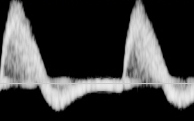
%> input picture DS-ML/SoundlessHonkingSystem-projects/USG1/a1.jpg, 194 x 121 px
$ octave Feature_test.m   (GNU Octave 9; MATLAB toolbox functions it lacks are replaced by stand-ins)
%> lines starting %> are read from the running program, lines starting %| are printed output that depends on the picture; in (x1, y1, x2, y2) boxes, pixels count from 0 and x2, y2 are one past the last pixel; in counts of white or black regions, pixels touching at a corner belong together; the program's own positions count from 1
### DS-ML/SoundlessHonkingSystem-projects/USG/baseline.m
function max_row = baseline(a)
[rows,cols] = size(a);
max = 0;
max_row = 1;
for r = 1: rows
    if sum(a(r,:)) > max
        max = sum(a(r,:));
        max_row = r;
    end
end

% max_row = rows - max_row;
end

### DS-ML/SoundlessHonkingSystem-projects/USG1/threshold.m
% Input the absolution AHT matrix.
function thr = threshold(inpMat, BL, percent)

total = 0;
for i = BL - 10  : BL - 5
    total = total + double(max(inpMat(i,:)));
end

thr = percent*total/6;
end

### DS-ML/SoundlessHonkingSystem/USG/ahtSparse.m

function Smooth_Waves = ahtSparse(inpMat,thr,points,sep,fc_up,fc_botm)

[rows,cols] = size(inpMat);
N =rows;
k = 1:1:rows;                       %  k denotes frequency

% Quadrature basis functions
bi = zeros(rows);
bq = zeros(rows);
for j = 1:rows                  % j denotes time in discrete
   bi(j,:) = sign(cos(2*(pi/N).*j.*k));
   bq(j,:) = sign(sin(2*(pi/N).*j.*k));
end

% Projection onto the basis functions
yi = zeros(rows,cols);
yq = zeros(rows,cols);

% PARAMETERS
n = (points-1)/2;% sparse points 2n+1
m = sep;   % spacing between the cells
top_lim = m*n+1 ; % uppermost value the window can attain without overflow.
botm_lim = N - m*n;   % bottom limit
bool1 = zeros(2*n+1,1);
bool2 = zeros(2*n+1,1);
featMat_up = zeros(rows,cols);
featMat_botm = zeros(rows,cols);
featMat = zeros(rows,cols);
Wave = zeros(2,cols);
data_count1 = 0;
data_count2 = 0;

% Feature matrix generation
for c=1:cols
    for k=(fc_up-n*m):m:(fc_up+n*m)
    % code for coefficients at the window
        for j = 1:rows
            yi(k,c) = yi(k,c) + inpMat(j,c)*bi(j,k);
            yq(k,c) = yq(k,c) + inpMat(j,c)*bq(j,k);
        end
    end

    y = yi + 1i*yq;                       % inphase + i*quad phase

    for k=(fc_up-n*m):m:(fc_up+n*m)
       bool1((k-fc_up)/m +n+1) = (abs(y(k,c))>thr);
    end

    % Find the index of the upper feature point.

    index = upIndex(bool1);
    if index ~= 0
         fc_up =  fc_up -m*(n+1)+m*index;
         featMat_up(fc_up,c) = 1;
         featMat(fc_up,c) = 1;
         Wave(2,c) = fc_up;
         data_count1 = data_count1+1;
    end

    % include the out of bound protection code here
   if fc_up<top_lim
       while(fc_up<top_lim)
           fc_up = fc_up+m;
       end
   end
   if fc_up>botm_lim
       while(fc_up>botm_lim)
           fc_up = fc_up-m;
       end
   end

   %%%%%%%%%%%%%%%%%%%%%%%%%%%%%%%%%%%%%%%%%%%%%%%%%%%%%%%%%%%%%%%%%%%
   %%%%%%%%%%%%%%%%%%%%%%%%%%%%%%%%%%%%%%%%%%%%%%%%%%%%%%%%%%%%%%%%%%
   % For fc_bottom
    for k=(fc_botm-n*m):m:(fc_botm+n*m)
    % code for coefficients at the window
        for j = 1:rows
            yi(k,c) = yi(k,c) + inpMat(j,c)*bi(j,k);
            yq(k,c) = yq(k,c) + inpMat(j,c)*bq(j,k);
        end
    end

    y = yi + 1i*yq;                       % inphase + i*quad phase

    for k=(fc_botm-n*m):m:(fc_botm+n*m)
       bool2((k-fc_botm)/m +n+1) = (abs(y(k,c))>thr);
    end

    % Find the index of the upper feature point.

    index = botIndex(bool2);
    if index ~= 12
         fc_botm =  fc_botm -m*(n+1)+ m*index;
         featMat_botm(fc_botm,c) = 1;
         featMat(fc_botm,c) = 1;
         Wave(1,c) = fc_botm;
         data_count2 = data_count2+1;
    end

    % include the out of bound protection code here
   if fc_botm<top_lim
       while(fc_botm<top_lim)
           fc_botm = fc_botm+m;
       end
   end
   if fc_botm>botm_lim
       while(fc_botm>botm_lim)
           fc_botm = fc_botm-m;
       end
   end
end
 c = 1:1:cols;
 Smooth_Waves = Smoothen(Wave);
 Smooth_Waves(isnan(Smooth_Waves)) = 0; % removes nan.

% [6 lines of commented-out code are left out]

disp('Sampling freq:      40kHz')
fprintf('%s%3.1f\n','The delta f is:     ',(2E4/rows)*m)
fprintf('%s%d\n','Total_points:       ',cols)
fprintf('%s%d\n','Missing_points_top:     ',cols - data_count2)
fprintf('%s%d\n','Missing_points_botm:    ',cols - data_count1)

end

### DS-ML/SoundlessHonkingSystem-projects/USG1/Shared/upIndex.m
% algorithm for finding the index of the point of the upper feature for the
% column. 'bool' is the array of datapoints after comparison with
% threshold. 'n' is the window size.

function index = upIndex(bool)

i = 1;
low_conseq = 0;   % consecutive 0's
index = 0;
highs = 0;
n= length(bool);
while(i<n+1 && bool(i) == 0)
    i = i+1;
end

if i<n+1
    index = i;
    net = 1;
    if ( i+2<n+1 && bool(i+1) == 0 && bool(i+2) ==1)
        index = index +1;
    end
    if i+1<n+1
        i = i+1;
    end
    while(i<n+1)
       if (net>0 && low_conseq <3)
          if bool(i)==1
              net = net+1;
              low_conseq = 0;
          else
              low_conseq = low_conseq + 1;
              net = net -1;
          end
       else
           while(i<n+1 && bool(i) == 0)
               i = i+1;
           end
           if i+1<n+1
               index_2 = i;
           end
           while(i<n+1)
               if bool(i) == 1;
                   highs = highs + 1;
               end
               i = i+1;
           end
       end
       i = i+1;
    end
end

if highs>2
    index= index_2;
end

end

### DS-ML/SoundlessHonkingSystem-projects/USG/Shared/botIndex.m
% algorithm for finding the index of the point of the bottom feature for the
% column. 'bool' is the array of datapoints after comparison with
% threshold. 'n' is the window size.

function index = botIndex(bool)
% Easy way: flip the bool array and use the logic of upper feature. :)
bool = flipud(bool);
i = 1;
low_conseq = 0;
index = 0;
highs = 0;
n = length(bool);
while(i<n+1 && bool(i) == 0)
    i = i+1;
end
if i<n+1
    index = i;
    net = 1;
    if ( i+2<n+1 && bool(i+1) == 0 && bool(i+2) ==1)
        index = index +1;
    end
    if i+1<n+1
        i = i+1;
    end
    while(i<n+1)
       if (net>0 && low_conseq <3)
          if bool(i)==1
              net = net+1;
              low_conseq = 0;
          else
              low_conseq = low_conseq + 1;
              net = net -1;
          end
       else
           while(i<n+1 && bool(i) == 0)
               i = i+1;
           end
           if i+1<n+1
               index_2 = i;
           end
           while(i<n+1)
               if bool(i) == 1;
                   highs = highs + 1;
               end
               i = i+1;
           end
       end
       i = i+1;
    end
end

if highs>2
    index= index_2;
end
 % To return: flip the index
 index = 12 - index;
end

### DS-ML/SoundlessHonkingSystem-projects/USG/Shared/Smoothen.m
function opWave = Smoothen(inpWave)
   [rows,cols] = size(inpWave);
   opWave = zeros(rows,cols);
   %Smoothened Waveforms
   for r = 1:rows
       for c = 2:cols-1
           count = (inpWave(r,c-1)~=0)+ (inpWave(r,c)~=0) +(inpWave(r,c+1)~=0);
           opWave(r,c) = (inpWave(r,c-1)+inpWave(r,c)+inpWave(r,c+1))/count;
       end
   end
end

### DS-ML/SoundlessHonkingSystem-projects/USG/data.m

function [period,peak_value,peak_location] = data(wave)

len = length(wave);
count = 1;
max = wave(1);
peak = zeros(10, 2);
peak(1,:) = [1, wave(1)];
thr = 0.1;
sep = 50;

for c = 2:len
   if wave(c) > (1-thr)*max                     % this is the maximum value of waveform.
       if ((c - peak(count,1) < sep) && (wave(c) > max ))     % if they lie within a seperation.
           peak(count,:) = [c, wave(c)];      % update the recent peak.
           max =  wave(c);                      % update max.
       elseif (c - peak(count,1) > sep)           % for more seperated.
           for i = 1: count                       % erase all the previous peaks below threshold.
               if peak(i,2) < (1-thr)*max;
                   peak = [peak(1:i-1, :) peak(i+1:end, :)] ;
                   count = count - 1 ;
                   i = i - 1;
               end
           end
           count = count + 1;
           peak(count,:) = [c, wave(c)];    % add a peak.
       end
   end
end

period = peak(2,1) - peak(1,1);
peak_value = peak(2,2);
peak_location  = peak(1,1);
% add the code for finding the gcd of the peaks here.
end

### DS-ML/SoundlessHonkingSystem-projects/USG1/inv_test.m
function result = inv_test(waves, sep, thr, BL )

wave_top = waves(1,:);
wave_bot = waves(2,:);
flag = 1;

[period, peak_value, peak_location] = data(wave_top);

len = length(wave_top);
max_top = 0;
max_location = peak_location + period;   % start with a big value.
S = zeros(1,16);   % S is the array of points corrosponding to systolic window.
i = 1 ;           % array initializing.

peak_count = 0;
min_bot  =  peak_value;
min_bot_location = 0;
pre_peak_location = peak_value;
pre_peak_value = peak_location;
new_peak_location = peak_location;
new_peak_value = peak_value;

result = 0;

for c = peak_location : len

  % Define new_period_location as the column at which the
  %(1 - thr/2)*peak_value   < wave_top(c)< (1 + thr/2)*peak_value and it is
  % the maximum value in vicinity.
  if (wave_top(c) < (1 + thr/2)*peak_value && wave_top(c) > (1 - thr/2)*peak_value)

     if wave_top(c) > max_top
         max_top = wave_top(c);
         max_location  = c;
     end
  end

  if c - max_location > sep/2
      flag = 1;
      peak_count  = peak_count + 1;
      pre_peak_value = new_peak_value;
      pre_peak_location = new_peak_location;
      new_peak_value = max_top;
      new_peak_location = max_location;
      % Updating parameters.
      max_top = 0;
      max_location  =  max_location + period;

  end

   if flag == 1 && peak_count > 1        % To avoid the first peak.

     if peak_count == 2
         if min_bot ~= 0 && (BL - min_bot > pre_peak_value - BL)
             result = 1;
             break
         end
     elseif peak_count == 3
         break
     end

        % Update the systolic window.
      i = i - 1;    % To compensate the extra increments.

      for j = i:-1:1
         if S(j) > new_peak_location
             continue
         else
             S = S(j : end);
             S(length(S)+1 : 8) = 0;
             i = length(S) + 1;
             break
         end
      end

      % Assign min_bot for previous period to Diastole.
      Diastole = min_bot;
      min_bot = new_peak_value;

      % Peak for the wave_bot
      peak_bot = wave_bot(pre_peak_location);
      flag = 0;

   end

   if (wave_top(c) > BL && wave_top(c-1) <= BL) || (wave_top(c) <= BL && wave_top(c-1) > BL)
       S(i) = c;
       i = i + 1;
   end

   % Trough for the wave_bot
  if wave_bot(c) < min_bot
      min_bot = wave_bot(c);
      min_bot_location = c;
  end

end

### DS-ML/SoundlessHonkingSystem-projects/USG1/features.m
function output = features(waves, sep, thr, BL, BL_factor )

wave_top = waves(1,:);
wave_bot = waves(2,:);
flag = 1;

[period, peak_value, peak_location] = data(wave_top);

len = length(wave_top);
max_top = 0;
max_location = peak_location + period;   % start with a big value.
S = zeros(1,16);   % S is the array of points corrosponding to systolic window.
i = 1 ;           % array initializing.
output = zeros(1,9);            % Will increase the length

peak_count = 0;
min_bot  =  peak_value;
min_bot_location = 0;
pre_peak_location = peak_value;
pre_peak_value = peak_location;
new_peak_location = peak_location;
new_peak_value = peak_value;

% Write the results in the file.

for c = peak_location : len

  % Define new_period_location as the column at which the
  %(1 - thr/2)*peak_value   < wave_top(c)< (1 + thr/2)*peak_value and it is
  % the maximum value in vicinity.
  if (wave_top(c) < (1 + thr)*peak_value && wave_top(c) > (1 - thr)*peak_value)

     if wave_top(c) > max_top
         max_top = wave_top(c);
         max_location  = c;
     end
  end

  if c - max_location > sep/2
      flag = 1;
      peak_count  = peak_count + 1;
      pre_peak_value = new_peak_value;
      pre_peak_location = new_peak_location;
      new_peak_value = max_top;
      new_peak_location = max_location;
      % Updating parameters.
      max_top = 0;
      max_location  =  max_location + period;

  end

   if flag == 1 && peak_count > 1        % To avoid the first peak.
       % Ouput the features concerning the systolic window.

       for j = 2: length(S)

          if S(j) > pre_peak_location
%               pre_peak_value            % debug
%               pre_peak_location
%               S(1)
              if peak_count == 3

                  decel = (pre_peak_value - BL)/(S(j) - pre_peak_location );
                  output(1) = -1*decel;
                  fprintf('\n%s%f\n','Deceleration: ',-1*decel);
                  sys_window = (S(j) - S(1));
                  output(2) = sys_window;
                  fprintf('%s%f\n','Systolic Winodow:', sys_window);
                  break
              end
          else
              continue
          end
       end

      % Assign min_bot for previous period to Diastole.
      Diastole = min_bot;
      min_bot = new_peak_value;

      % Peak for the wave_bot
      peak_bot = wave_bot(pre_peak_location);
      flag = 0;


%       fprintf('\n\n%s%d\n','Features for peak No:     ',peak_count - 1);
      accel = (pre_peak_value - BL)/(pre_peak_location - S(1));
      SBI = (pre_peak_value - peak_bot)/pre_peak_value;
      SDR = (pre_peak_value - BL)/(BL - Diastole);
      RI = (pre_peak_value - Diastole )/pre_peak_value;
      PI = (pre_peak_value - Diastole )/(pre_peak_value + Diastole )*0.5;
      fprintf('\n%s%f\n','Acceleration: ',accel);
      fprintf('%s%3.0f\n','Period: ',period);
      fprintf('%s%f\n','SBI: ',SBI);
      fprintf('%s%f\n','SDR: ',SDR);
      fprintf('%s%f\n','RI: ',RI);
      fprintf('%s%f\n','PI: ',PI);
      if peak_count ==3
          output(3) = accel;
          output(4) = period;
          output(5) = SBI;
          output(6) = SDR;
          output(7) = RI;
          output(8) = PI;
      end
      if BL > Diastole
          fprintf('%s\n', 'Negative Peak:  Present');
          if peak_count == 3
            output(9) = 1;
          end
      else
          fprintf('%s\n\n', 'Negative Peak:  Absent');
          if peak_count == 3
             output(9) = 0;
          end
      end

        % Update the systolic window.
%       i = i - 1;
      for j = i:-1:1

         if S(j) < new_peak_location && S(j) ~= 0
             i = i -( j - 1);
             S = S(j : end);
             S(length(S)+1 : 16) = 0;
             break
         end
      end
   end

   if (wave_top(c) > BL && wave_top(c-1) <= BL) || (wave_top(c) <= BL && wave_top(c-1) > BL)
       S(i) = c;
       i = i + 1;
   end

   % Trough for the wave_bot
  if wave_bot(c) < min_bot && wave_bot(c) ~= 0
      min_bot = wave_bot(c);
      min_bot_location = c;
  end

end

### DS-ML/SoundlessHonkingSystem-projects/USG1/Feature_test.m
clc;
clear all;
close all;

% read the input.this time it is fft image
[filename, pathname] = uigetfile({'*.jpg;*.tif;*.png;*.gif','All Image Files';'*.*','All Files' },...
'Pick a file','C:\Users\subashnirmal\Documents\+ USG\Kaushal\Data\Modified abnormal');
%> the answer given: a1.jpg
path = fullfile(pathname,filename);
a = imread(path);
%> a is the input picture: size 121x194x3 uint8; mean R, G, B 63.1, 63.1, 63.1
%a = imread('C:\Users\Arvind Srivastav\Desktop\VLSI SU\+ USG\Test data\Spectrogram\01 Clean\M crop b datta 103 - Copy.jpg');
[rows,cols,layers]=size(a);
%> rows = 121; cols = 194; layers = 3

if layers == 3
    a = rgb2gray(a);
%> a: size 121x194 uint8
end
a0 = ifft(a);
% thr  = 10;
BL =  baseline(a);
%> the loop in baseline, `for r = 1: rows` made 121 passes
%> max on passes 1 to 12: 1306, 1823, 2222, 2609, 2969, 3210, 3535, 3865, 4191, 4499, 4710, 4981
%> after the loop in baseline, `for r = 1: rows`: max = 38815; max_row = 84
%> BL = 84
thr_percent = 0.5;
BL_factor = 1.9;
thr = threshold(a,BL,thr_percent);
%> the loop in threshold, `for i = BL - 10  : BL - 5` made 6 passes
%> total on passes 1 to 6: 225, 449, 671, 893, 1116, 1340
%> in threshold, `thr = percent*total/6;`: thr = 111.7
%> thr = 111.7
% y = ahtFull(a0,thr);
waves = ahtSparse(a0,thr,13,2,ceil(rows/3),ceil(2*rows/3));
%> after the loop in ahtSparse, `for j = 1:rows`:
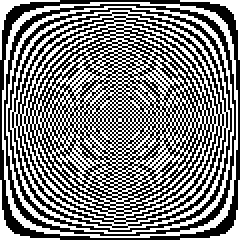
%> bi: size 121x121 double (shown 2 times larger); values -1 (black) and 1 (white), 50.4% white; black in thin lines or dots
%> after the loop in ahtSparse, `for j = 1:rows`:
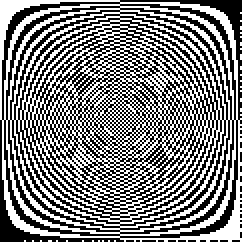
%> bq: size 121x121 double (shown 2 times larger); values -1 (black) and 1 (white), 49.5% white in thin lines or dots
%> the loop in ahtSparse, `for c=1:cols` made 194 passes
%> bool in botIndex on passes 3 to 14: [0; 0; 0; 0; 0; 0; 0; 0; 0; 1; 1; 1; 1], [1; 1; 1; 1; 1; 1; 1; 1; 1; 1; 1; 1; 1], [1; 1; 1; 1; 1; 1; 1; 1; 1; 1; 1; 1; 1], [1; 0; 0; 0; 0; 1; 1; 1; 1; 1; 1; 1; 1], [1; 1; 1; 1; 1; 1; 1; 1; 1; 1; 1; 1; 1], [1; 0; 1; 1; 1; 1; 1; 1; 1; 1; 1; 1; 1], [0; 1; 1; 1; 1; 1; 1; 1; 1; 1; 1; 1; 1], [1; 0; 0; 1; 1; 1; 1; 1; 1; 1; 1; 1; 1], [1; 1; 1; 1; 1; 1; 1; 1; 1; 1; 1; 1; 1], [1; 1; 1; 1; 1; 1; 1; 1; 1; 1; 1; 1; 1], [1; 1; 1; 1; 1; 1; 1; 1; 1; 1; 1; 1; 1], [1; 1; 1; 1; 1; 1; 1; 1; 1; 1; 1; 1; 1]
%> bool in botIndex on passes 1, 2, 23: [0; 0; 0; 0; 0; 0; 0; 0; 0; 0; 0; 0; 0], [0; 0; 0; 0; 0; 0; 0; 0; 0; 0; 0; 0; 0], [1; 0; 0; 1; 0; 1; 1; 1; 1; 1; 1; 1; 1]
%> after the loop in ahtSparse, `for c=1:cols`:
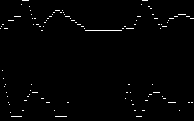
%> featMat: size 121x194 double; values 0 (black) and 1 (white), 1.3% white in thin lines or dots
%> after the loop in ahtSparse, `for c=1:cols`:
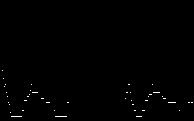
%> featMat_botm: size 121x194 double; values 0 (black) and 1 (white), 0.47% white in thin lines or dots, all inside (x1, y1, x2, y2) = (2, 70, 193, 117)
%> after the loop in ahtSparse, `for c=1:cols`:
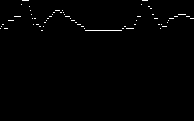
%> featMat_up: size 121x194 double; values 0 (black) and 1 (white), 0.83% white in thin lines or dots, all inside (x1, y1, x2, y2) = (0, 0, 194, 31)
%> the loop in Smoothen, `for r = 1:rows` made 2 passes
%| The delta f is:     330.6
%| Total_points:       194
%| Missing_points_top:     84
%| Missing_points_botm:    0
figure('Name','Top and Botm waveforms');
c = 1:1:cols;
plot(c,waves(1,:),c,waves(2,:));
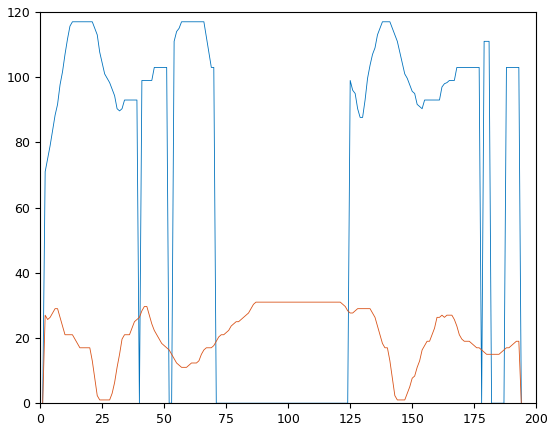
%> figure redrawn from the program's plot data; curve peaks at x = 13, y = 117; curve peaks at x = 87, y = 31

% feature extraction.
sep = 50;
toler = 0.1;
% First find whether the waves are inverted.
BL = rows - BL;
result = inv_test(waves,sep,toler,BL);
%> the loop in inv_test, `for c = peak_location : len` made 122 passes

if result == 0
    BL = BL*BL_factor;
    output = features(waves, sep, toler, BL, BL_factor);
    output(10) = result;
    output(11) = thr_percent;
    output(12) = BL_factor;
else
    BL = rows - BL;
    BL = BL*BL_factor;
    b = flipud(a);
    b0 = ifft(b);
    waves_inv = ahtSparse(b0,thr,11,2,ceil(rows/3),ceil(2*rows/3));
    figure('Name','Top and Botm waveforms iNVERTED');
    c = 1:1:cols;
    plot(c, waves_inv(1,:),c,waves_inv(2,:));
    output = features(waves_inv, sep, toler, BL,BL_factor);
    output(10) = result;
    output(11) = thr_percent;
    output(12) = BL_factor;
end
% modify the systolic window to include the shift.
%(2) = output(2) + 2*(BL_factor - 1)*BL/output(3);
